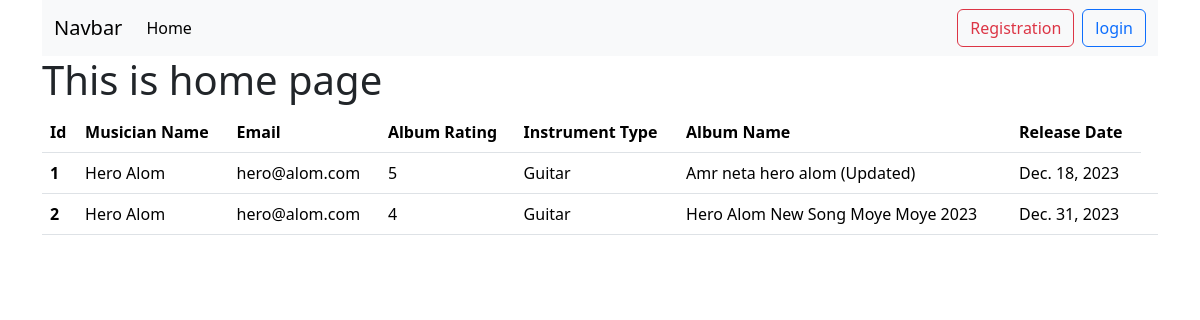
Before: / with the older database file.
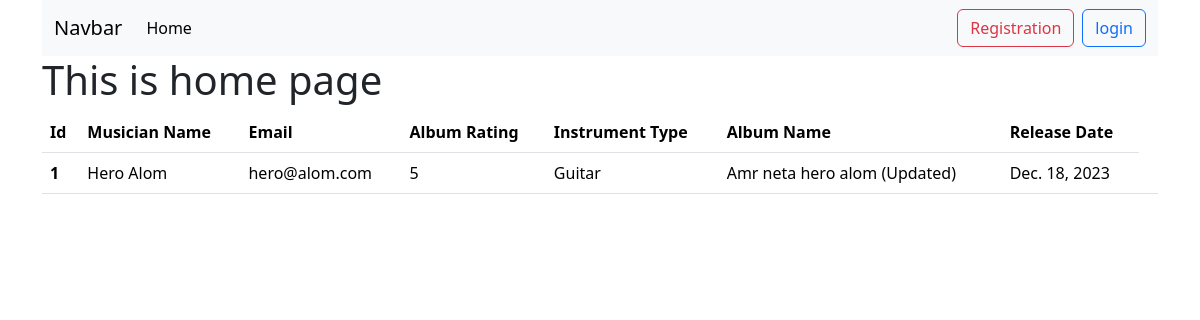
After: the same page with the newer database file.
### album/models.py (models this page shows, shortened)
class Album(models.Model):
    album_name = models.CharField(max_length=200)
    musician = models.ForeignKey(Musician, on_delete=models.CASCADE)
    album_release_date = models.DateField()
    rating = models.IntegerField(choices=[(i, str(i)) for i in range(1, 6)])

### musician/models.py (models this page shows, shortened)
class Musician(models.Model):
    first_name = models.CharField(max_length=200)
    last_name = models.CharField(max_length=200)
    email = models.EmailField()
    phone = models.IntegerField()
    instrument_type = models.CharField(max_length=200)

### Musicians_Directory/views.py (the view)
# urls.py: path('', views.home, name='home'),
def home(request):
    data = Album.objects.all()
    return render(request,'home.html',{'data':data})

### templates/home.html (shortened to what this page needs)
{% extends "base.html" %} {% block content %} {% load static %}
<h1>This is home page</h1>
<table class="table">
  <thead>
    <tr>
      <th scope="col">Id</th>
      <th scope="col">Musician Name</th>
      <th scope="col">Email</th>
      <th scope="col">Album Rating</th>
      <th scope="col">Instrument Type</th>
      <th scope="col">Album Name</th>
      <th scope="col">Release Date</th>
    </tr>
  </thead>
  <tbody>
    {% for album in data %}
    <tr>
      <th scope="row">{{ album.id }}</th>
      <td>{{ album.musician.first_name }} {{ album.musician.last_name }}</td>
      <td>{{ album.musician.email }}</td>
      <td>{{ album.rating }}</td>
      <td>{{ album.musician.instrument_type }}</td>
      <td>{{ album.album_name }}</td>
      <td>{{ album.album_release_date }}</td>
      <td>
      </td>
    </tr>
    {% endfor %}
  </tbody>
</table>
{% endblock %}

### templates/base.html (shortened to what this page needs)
{% load static %}
<!DOCTYPE html>
<html lang="en">
  <head>
    <link
      href="https://cdn.jsdelivr.net/npm/bootstrap@5.3.2/dist/css/bootstrap.min.css"
      rel="stylesheet"
    />
  </head>
  <body>
    <div class="container">
      <nav class="navbar navbar-expand-lg bg-body-tertiary">
        <div class="container-fluid">
          <a class="navbar-brand" href="/">Navbar</a>
          <div class="collapse navbar-collapse" id="navbarSupportedContent">
            <ul class="navbar-nav me-auto mb-2 mb-lg-0">
              <li class="nav-item">
                <a class="nav-link active" aria-current="page" href="{% url 'home' %}">Home</a>
              </li>
            </ul>
            <form class="d-flex" role="search">
              {% if user.is_authenticated %}
              <a class="btn btn-outline-success mx-4" href="{% url 'profile' %}">Profile</a>
              <a class="btn btn-outline-danger" href="{% url 'logout' %}">Log Out</a>
              {% else %}
              <a class=" btn btn-outline-danger mx-2" href="{% url 'register' %}">Registration</a>
              <a class="btn btn-outline-primary" href="{% url 'login' %}">login</a>
              {% endif %}
            </form>
          </div>
        </div>
      </nav>
      {% block content %} {% endblock %}
    </div>
  </body>
</html>

Changed rows visible on the page:
removed Album: id "2", musician.first_name "Hero", musician.last_name "Alom", musician.email "hero@alom.com", rating "4", musician.instrument_type "Guitar", album_name "Hero Alom New Song Moye Moye 2023", album_release_date "Dec. 31, 2023"
